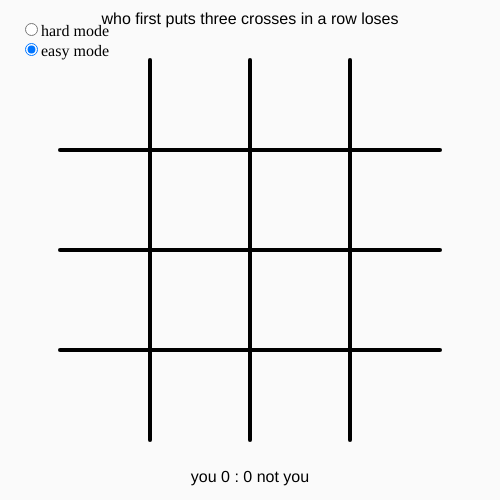
Frame 1 (no input)
Frame 60 (no input): identical to frame 1, image omitted
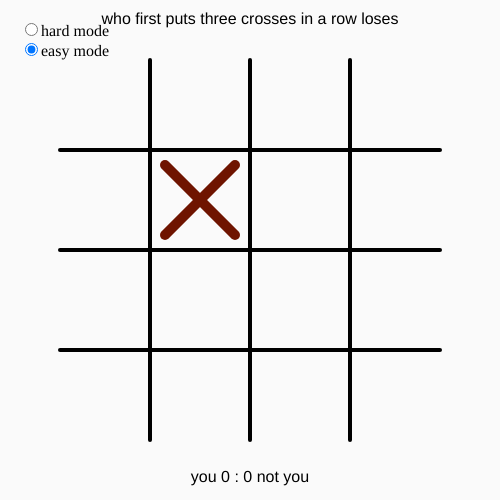
Frame 120 (the mouse pressed at the canvas centre since frame 60)

The p5.js sketch that drew these frames (run headless with seeded random() and noise() and a simulated clock; from frame 60 on, the mouse is pressed at the canvas centre):

// p5.js sketch
// ── sketch.js
const sumRow = (previousValue, currentValue) => previousValue + currentValue;
const arrayColumn = (arr, n) => arr.map(x => x[n]);

let h = 400;
let radio;
let you = 0;
let not_you = 0;
let mode = 1;

let L = (h / 4);
let game;

function setup() {

	radio = createRadio();
    radio.option( 'hard mode');
    radio.option('easy mode');
    //radio.style('width', '60px');
	radio.selected('easy mode')
	
	radio.style('width', '90px');
	// padding-left: 25px;
	
	// position: relative;
	radio.position(20, 20);
	
	createCanvas(h + 100, h + 100);
	background(250);

	
	
	game = new TicTic4();
	game.display();

}

function draw() {
	//setTimeout(function(){test_bots() }, 200); 
}


class TicTic4 {

	constructor() {
		this.grid = [
			[0, 0, 0, 0],
			[0, 0, 0, 0],
			[0, 0, 0, 0],
			[0, 0, 0, 0]
		]
	}

	turn(x, y) {
		this.grid[x][y] = 1;
	}

	// 	diagonalSums() {
	// 		let matrix = this.grid;

	// 		let mainSum = 0,
	// 			secondarySum = 0;
	// 		for (let row = 0; row < matrix.length; row++) {
	// 			mainSum += matrix[row][row];
	// 			secondarySum += matrix[row][matrix.length - row - 1];
	// 		}
	// 		return ([mainSum, secondarySum]);

	// 	}

	check_row(arr) {
		let len_arr = arr.length;
		//print(arr)

		for (let i = 0; i < len_arr - 2; i++) {
			if (arr[i] + arr[i + 1] + arr[i + 2] == 3) {
				return (true)
			}
		}

		return (false);
	}

	check_win(temp_grid) {

		if (temp_grid == null) {
			temp_grid = this.grid
		}



		for (let i = 0; i < 4; i++) {
			if (this.check_row(temp_grid[i])) {
				return (true)
			}
		}

		for (let i = 0; i < 4; i++) {
			if (this.check_row(arrayColumn(temp_grid, i))) {
				return (true)
			}
		}

		if (this.check_row([temp_grid[0][0], temp_grid[1][1], temp_grid[2][2], temp_grid[3][3]])) {
			return (true)
		}

		if (this.check_row([temp_grid[3][0], temp_grid[2][1], temp_grid[1][2], temp_grid[0][3]])) {
			return (true)
		}

		if (temp_grid[1][0] + temp_grid[2][1] + temp_grid[3][2] == 3) {
			return (true)
		}

		if (temp_grid[2][0] + temp_grid[1][1] + temp_grid[0][2] == 3) {
			return (true)
		}

		if (temp_grid[0][1] + temp_grid[1][2] + temp_grid[2][3] == 3) {
			return (true)
		}

		if (temp_grid[3][1] + temp_grid[2][2] + temp_grid[1][3] == 3) {
			return (true)
		}

		return (false)

	}

	make_move_random() {
		let t = []
		for (let i = 0; i < 4; i++) {
			for (let j = 0; j < 4; j++) {
				if (this.grid[i][j] == 0) {
					t.push([i, j])
				}
			}
		}
		this.turn(...random(t))
	}

	return_possible_moves(t_grid) {
		let t = []

		for (let i = 0; i < 4; i++) {
			for (let j = 0; j < 4; j++) {
				if (t_grid[i][j] == 0) {
					t.push([i, j])
				}
			}
		}
		return (t)
	}

	return_possible_moves_not_lose(t_grid) {
		let t = this.return_possible_moves(t_grid);
		let out = []
		t = shuffle(t);
		let min_m = (t.length == 0) ? [] : t[0];
		let score = 100;

		for (let i = 0; i < t.length; i++) {
			let pos = t[i]
			t_grid[pos[0]][pos[1]] = 1;
			let t_sc = this.eval_best_move(t_grid)
			if (!this.check_win() && t_sc < score) {
				min_m = pos
				score = t_sc
			}
			t_grid[pos[0]][pos[1]] = 0;
		}
		//print(score)
		return (min_m)
	}
	
	return_possible_moves_not_lose_all(t_grid) {
		let t = this.return_possible_moves(t_grid);
		let out = []
		t = shuffle(t);
		
		let score = 100;

		for (let i = 0; i < t.length; i++) {
			let pos = t[i]
			t_grid[pos[0]][pos[1]] = 1;
			
			if (!this.check_win() ) {
				out.push(pos)
			}
			t_grid[pos[0]][pos[1]] = 0;
		}
		
		return (out)
	}
	
	
	eval_best_move(t_grid){
		//less good moves
		let t = this.return_possible_moves(t_grid);
		let out = []

		t = shuffle(t);

		for (let i = 0; i < t.length; i++) {
			let pos = t[i]
			t_grid[pos[0]][pos[1]] = 1;
			if (!this.check_win()) {
				out.push(pos)
			}
			t_grid[pos[0]][pos[1]] = 0;
		}
		return (out.length)
		
	}

	tree_search(t_grid, move, nturn){
		//if (nturn > 4){return(0)}
		
		t_grid[move[0]][move[1]] = 1;
		
		let moves = this.return_possible_moves_not_lose_all(t_grid)
		
		if (moves.length > 4 ){moves = moves.slice(4)}
		
		if (moves.length == 0 && nturn%2 == 0){t_grid[move[0]][move[1]] = 0;return(1)}
		if (moves.length == 0 && nturn%2 == 1){t_grid[move[0]][move[1]] = 0;return(0)}
		
		let s = 0;
		for (let i = 0; i < moves.length; i++) { 
			s += this.tree_search(t_grid, moves[i], nturn+1)
		}
		
	
		t_grid[move[0]][move[1]] = 0;
		return(s)
		
	}	
	
	make_move_not_lose() {

		

		let top_move = this.return_possible_moves_not_lose(this.grid)

		if (top_move.length != 0) {
			
			this.turn(...top_move)
		} else {
			let t = this.return_possible_moves(this.grid);
			this.turn(...t[0])
		}

// noprotect

	}
	
	make_best_move(){
		let moves = this.return_possible_moves_not_lose_all(this.grid)
		let maxsc = 0;
		let best_m = moves[0]
				
		if (moves.length > 1) {
			for (let i = 0; i < moves.length; i++) { 
				let score = this.tree_search(this.grid, moves[i], 0)
				//print(str(moves[i]) + ' ' + score)
				if (score > maxsc){
					best_m = moves[i];
					maxsc = score;
				}
			}
			this.turn(...best_m)
			
		} else if(moves.length == 1){
			this.turn(...moves[0])
		
		} else {
			let t = this.return_possible_moves(this.grid);
			this.turn(...t[0])
		}
		//print('-----------')
	}

	display() {
		background(250);
		
		

		textSize(16);
		textAlign(CENTER, TOP);
		text('who first puts three crosses in a row loses', 0, 12, width);
		text('       you ' + str(you) + ' : ' + str(not_you) + ' not you', 0, 470, width);

		let r = 10;

		push();

		translate(50, 50)

		strokeWeight(4);
		strokeCap(ROUND);

		for (let i = 0; i < 4; i++) {
			for (let j = 0; j < 4; j++) {
				if (this.grid[j][i] == 1) {
					cross(j * L + L / 2, i * L + L / 2)
				}
			}
		}

		line(L, r, L, h - r)
		line(L * 2, r, L * 2, h - r)
		line(L * 3, r, L * 3, h - r)

		line(r, L, h - r, L)
		line(r, L * 2, h - r, L * 2)
		line(r, L * 3, h - r, L * 3)

		pop();
	}

	turn_fromxy(x, y) {
		let min_vert = [0, 0];
		let min_d = 10000000;

		if (x <= 0 || x >= h || y <= 0 || y >= h) {
			return (false)
		}

		for (let i = 0; i < 4; i++) {
			for (let j = 0; j < 4; j++) {

				let d = dist(x, y, i * L + L / 2, j * L + L / 2);

				if (d < min_d) {
					min_d = d;
					min_vert = [i, j]
				}

			}
		}
		if (this.grid[min_vert[0]][min_vert[1]] == 0) {
			this.turn(...min_vert);
		} else {
			return (false)
		}

		return (true)
	}

	del() {
		this.grid = [
			[0, 0, 0, 0],
			[0, 0, 0, 0],
			[0, 0, 0, 0],
			[0, 0, 0, 0]
		]
	}

}



function cross(x, y) {

	let efL = L * 0.5 - 15;

	push();

	stroke(111, 20, 0)
	strokeWeight(10);
	strokeCap(ROUND);
	line(x - efL, y - efL, x + efL, y + efL);
	line(x - efL, y + efL, x + efL, y - efL);

	pop();
}

function mousePressed() {
	//radio.position(displayWidth/2, displayWidth/2);

	if (game.turn_fromxy(mouseX - 50, mouseY - 50)) {

		game.display();

		if (game.check_win(null)) {
			print('you lose!');
			not_you += 1;
			setTimeout(function() {
				game.del();
				game.display();
			}, 200);

		} else {

			setTimeout(function() {
				if (radio.value() == 'easy mode'){
				game.make_move_not_lose()
				}else{
				game.make_best_move()
				}
				game.display();
				if (game.check_win(null)) {
					print('you win!');
					you += 1;
					setTimeout(function() {
						game.del();
						game.display();
					}, 200);
				}
			}, 200);
		}

	}
}

// function changeBG() {
//   let val = random(255);
//   background(val);
// }

function windowResized() {
	//radio.style('width', '90px');
	//radio.style('padding-right', str(int(displayWidth/2)) + 'px');
  //radio.position(displayWidth/2, 20);
}


function test_bots() {
	print(10)
	let turnorder = 0;

	while (!game.check_win(null)) {
		turnorder += 1;
		game.make_move_not_lose();
		game.display();

	}
	game.del()

	if (turnorder % 2 == 0) {
		you += 1
	} else {
		not_you += 1
	}

}

// ── style.css
html, body {
  margin: 0;
  padding: 0;
}
canvas {
  display: block;
}

canvas {
    padding: 0;
    margin: auto;
    display: block;
    width: 800px;
}

/* a {
    padding-left: 0;
    padding-right: 0;
    margin-left: auto;
    margin-right: auto;
    display: block;
    width: 800px;
  

} */

p {
    padding-left: 0;
    padding-right: 0;
    margin-left: 5%;
    margin-right: 0;
/*     display: block; */
    position: absolute;
    top: 90%;
    transform: translate(0, -50%);              
}
